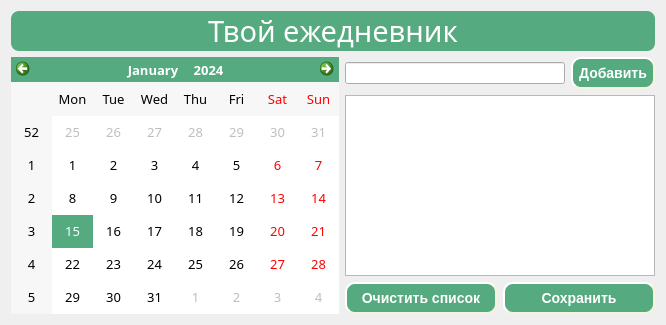
<?xml version="1.0" encoding="UTF-8"?>
<ui version="4.0">
 <class>YourDailyTaskPlaner</class>
 <widget class="QWidget" name="YourDailyTaskPlaner">
  <property name="geometry">
   <rect>
    <x>0</x>
    <y>0</y>
    <width>666</width>
    <height>325</height>
   </rect>
  </property>
  <property name="palette">
   <palette>
    <active>
     <colorrole role="Link">
      <brush brushstyle="SolidPattern">
       <color alpha="255">
        <red>85</red>
        <green>170</green>
        <blue>127</blue>
       </color>
      </brush>
     </colorrole>
    </active>
    <inactive>
     <colorrole role="Link">
      <brush brushstyle="SolidPattern">
       <color alpha="255">
        <red>85</red>
        <green>170</green>
        <blue>127</blue>
       </color>
      </brush>
     </colorrole>
    </inactive>
    <disabled>
     <colorrole role="Link">
      <brush brushstyle="SolidPattern">
       <color alpha="255">
        <red>85</red>
        <green>170</green>
        <blue>127</blue>
       </color>
      </brush>
     </colorrole>
    </disabled>
   </palette>
  </property>
  <property name="windowTitle">
   <string>Form</string>
  </property>
  <layout class="QGridLayout" name="gridLayout">
   <item row="0" column="0">
    <layout class="QVBoxLayout" name="verticalLayout_3">
     <item>
      <widget class="QLabel" name="label">
       <property name="font">
        <font>
         <family>Segoe Script</family>
         <pointsize>22</pointsize>
         <weight>50</weight>
         <italic>false</italic>
         <bold>false</bold>
         <kerning>true</kerning>
        </font>
       </property>
       <property name="styleSheet">
        <string notr="true">font-size : 22pt;
background : rgb(85, 170, 127);
color : white;
border-radius : 8px;</string>
       </property>
       <property name="text">
        <string>Твой ежедневник</string>
       </property>
       <property name="alignment">
        <set>Qt::AlignCenter</set>
       </property>
      </widget>
     </item>
     <item>
      <layout class="QHBoxLayout" name="horizontalLayout_2">
       <item>
        <widget class="QCalendarWidget" name="calendarWidget">
         <property name="palette">
          <palette>
           <active>
            <colorrole role="WindowText">
             <brush brushstyle="SolidPattern">
              <color alpha="255">
               <red>85</red>
               <green>170</green>
               <blue>127</blue>
              </color>
             </brush>
            </colorrole>
            <colorrole role="Highlight">
             <brush brushstyle="SolidPattern">
              <color alpha="255">
               <red>85</red>
               <green>170</green>
               <blue>127</blue>
              </color>
             </brush>
            </colorrole>
           </active>
           <inactive>
            <colorrole role="WindowText">
             <brush brushstyle="SolidPattern">
              <color alpha="255">
               <red>85</red>
               <green>170</green>
               <blue>127</blue>
              </color>
             </brush>
            </colorrole>
            <colorrole role="Highlight">
             <brush brushstyle="SolidPattern">
              <color alpha="255">
               <red>85</red>
               <green>170</green>
               <blue>127</blue>
              </color>
             </brush>
            </colorrole>
           </inactive>
           <disabled>
            <colorrole role="WindowText">
             <brush brushstyle="SolidPattern">
              <color alpha="255">
               <red>120</red>
               <green>120</green>
               <blue>120</blue>
              </color>
             </brush>
            </colorrole>
            <colorrole role="Highlight">
             <brush brushstyle="SolidPattern">
              <color alpha="255">
               <red>0</red>
               <green>120</green>
               <blue>215</blue>
              </color>
             </brush>
            </colorrole>
           </disabled>
          </palette>
         </property>
         <property name="font">
          <font>
           <family>Trebuchet MS</family>
           <pointsize>10</pointsize>
           <weight>50</weight>
           <italic>false</italic>
           <bold>false</bold>
           <underline>false</underline>
           <strikeout>false</strikeout>
           <stylestrategy>PreferAntialias</stylestrategy>
          </font>
         </property>
         <property name="mouseTracking">
          <bool>false</bool>
         </property>
         <property name="tabletTracking">
          <bool>false</bool>
         </property>
        </widget>
       </item>
       <item>
        <layout class="QVBoxLayout" name="verticalLayout_2">
         <item>
          <layout class="QHBoxLayout" name="horizontalLayout">
           <item>
            <widget class="QLineEdit" name="lineEdit"/>
           </item>
           <item>
            <widget class="QPushButton" name="addBttn">
             <property name="font">
              <font>
               <pointsize>-1</pointsize>
               <weight>75</weight>
               <italic>false</italic>
               <bold>true</bold>
              </font>
             </property>
             <property name="styleSheet">
              <string notr="true">background-color: rgb(85, 170, 127);
    border-style: outset;
    border-width: 2px;
    border-radius: 10px;
    border-color: beige;
    font: bold 14px;
    min-width: 10em;
    padding: 6px;

color : white;
</string>
             </property>
             <property name="text">
              <string>Добавить</string>
             </property>
             <property name="autoExclusive">
              <bool>false</bool>
             </property>
             <property name="autoDefault">
              <bool>false</bool>
             </property>
             <property name="default">
              <bool>false</bool>
             </property>
             <property name="flat">
              <bool>false</bool>
             </property>
            </widget>
           </item>
          </layout>
         </item>
         <item>
          <widget class="QListWidget" name="list_of_tasks"/>
         </item>
         <item>
          <layout class="QHBoxLayout" name="horizontalLayout_3">
           <item>
            <widget class="QPushButton" name="clearBttn">
             <property name="styleSheet">
              <string notr="true">background-color: rgb(85, 170, 127);
    border-style: outset;
    border-width: 2px;
    border-radius: 10px;
    border-color: beige;
    font: bold 14px;
    min-width: 10em;
    padding: 6px;

color : white;
</string>
             </property>
             <property name="text">
              <string>Очистить список</string>
             </property>
            </widget>
           </item>
           <item>
            <widget class="QPushButton" name="saveBttn">
             <property name="styleSheet">
              <string notr="true">background-color: rgb(85, 170, 127);
    border-style: outset;
    border-width: 2px;
    border-radius: 10px;
    border-color: beige;
    font: bold 14px;
    min-width: 10em;
    padding: 6px;

color : white;
</string>
             </property>
             <property name="text">
              <string>Сохранить</string>
             </property>
            </widget>
           </item>
          </layout>
         </item>
        </layout>
       </item>
      </layout>
     </item>
    </layout>
   </item>
  </layout>
 </widget>
 <resources/>
 <connections/>
</ui>
